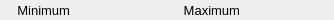
    <widget class="PyDMFrame" name="composite_13">
      <property name="geometry">
        <rect>
          <x>405</x>
          <y>121</y>
          <width>334</width>
          <height>20</height>
        </rect>
      </property>
      <widget class="QLabel" name="text_15">
        <property name="geometry">
          <rect>
            <x>0</x>
            <y>0</y>
            <width>70</width>
            <height>20</height>
          </rect>
        </property>
        <property name="text">
          <string>Minimum</string>
        </property>
        <property name="font" stdset="0">
          <font>
            <pointsize>10</pointsize>
          </font>
        </property>
        <property name="brush" stdset="0">
          <brush brushstyle="SolidPattern">
            <color alpha="255">
              <red>0</red>
              <green>0</green>
              <blue>0</blue>
            </color>
          </brush>
        </property>
        <property name="toolTip">
          <string>text_15</string>
        </property>
        <property name="alignment">
          <set>Qt::AlignRight|Qt::AlignTrailing|Qt::AlignVCenter</set>
        </property>
        <property name="styleSheet">
          <string notr="true">QLabel#text_15 {
  color: rgb(0, 0, 0);
  }</string>
        </property>
      </widget>
      <widget class="PyDMLabel" name="text_update_9">
        <property name="geometry">
          <rect>
            <x>74</x>
            <y>1</y>
            <width>90</width>
            <height>18</height>
          </rect>
        </property>
        <property name="toolTip">
          <string>PV: ${prefix}MinValue_RBV</string>
        </property>
        <property name="channel" stdset="0">
          <string>ca://${prefix}MinValue_RBV</string>
        </property>
        <property name="font" stdset="0">
          <font>
            <pointsize>10</pointsize>
          </font>
        </property>
        <property name="alignment">
          <set>Qt::AlignLeading|Qt::AlignLeft|Qt::AlignVCenter</set>
        </property>
        <property name="textInteractionFlags">
          <set>Qt::TextSelectableByKeyboard|Qt::TextSelectableByMouse</set>
        </property>
        <property name="styleSheet">
          <string notr="true">PyDMLabel#text_update_9 {
  color: rgb(10, 0, 184);
  background-color: rgb(187, 187, 187);
  }</string>
        </property>
      </widget>
      <widget class="QLabel" name="text_16">
        <property name="geometry">
          <rect>
            <x>170</x>
            <y>0</y>
            <width>70</width>
            <height>20</height>
          </rect>
        </property>
        <property name="text">
          <string>Maximum</string>
        </property>
        <property name="font" stdset="0">
          <font>
            <pointsize>10</pointsize>
          </font>
        </property>
        <property name="brush" stdset="0">
          <brush brushstyle="SolidPattern">
            <color alpha="255">
              <red>0</red>
              <green>0</green>
              <blue>0</blue>
            </color>
          </brush>
        </property>
        <property name="toolTip">
          <string>text_16</string>
        </property>
        <property name="alignment">
          <set>Qt::AlignRight|Qt::AlignTrailing|Qt::AlignVCenter</set>
        </property>
        <property name="styleSheet">
          <string notr="true">QLabel#text_16 {
  color: rgb(0, 0, 0);
  }</string>
        </property>
      </widget>
      <widget class="PyDMLabel" name="text_update_10">
        <property name="geometry">
          <rect>
            <x>244</x>
            <y>1</y>
            <width>90</width>
            <height>18</height>
          </rect>
        </property>
        <property name="toolTip">
          <string>PV: ${prefix}MaxValue_RBV</string>
        </property>
        <property name="channel" stdset="0">
          <string>ca://${prefix}MaxValue_RBV</string>
        </property>
        <property name="font" stdset="0">
          <font>
            <pointsize>10</pointsize>
          </font>
        </property>
        <property name="alignment">
          <set>Qt::AlignLeading|Qt::AlignLeft|Qt::AlignVCenter</set>
        </property>
        <property name="textInteractionFlags">
          <set>Qt::TextSelectableByKeyboard|Qt::TextSelectableByMouse</set>
        </property>
        <property name="styleSheet">
          <string notr="true">PyDMLabel#text_update_10 {
  color: rgb(10, 0, 184);
  background-color: rgb(187, 187, 187);
  }</string>
        </property>
      </widget>
    </widget>
